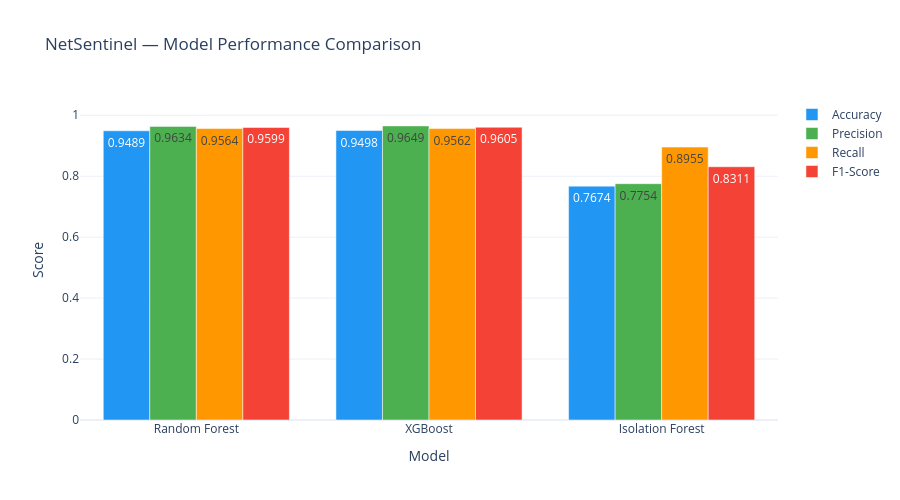

Write notebook code for a chart like this one.
### Code cell
# 6.2 — Performance Comparison Bar Chart
fig = go.Figure()

metrics = ['Accuracy', 'Precision', 'Recall', 'F1-Score']
colors = ['#2196F3', '#4CAF50', '#FF9800', '#F44336']

for i, metric in enumerate(metrics):
    fig.add_trace(go.Bar(
        name=metric,
        x=results_df['Model'],
        y=results_df[metric],
        marker_color=colors[i],
        text=results_df[metric].round(4),
        textposition='auto',
    ))

fig.update_layout(
    title='NetSentinel — Model Performance Comparison',
    xaxis_title='Model',
    yaxis_title='Score',
    barmode='group',
    height=500,
    yaxis=dict(range=[0, 1.05]),
    template='plotly_white'
)
fig.show()

### Figure 1 — Plotly figure (JSON) as saved in the notebook; plotly's stock layout.template omitted (floating-point values rounded to 4 significant figures)
{"data": [{"marker": {"color": "#2196F3"}, "name": "Accuracy", "text": [0.9489, 0.9498, 0.7674], "textposition": "auto", "type": "bar", "x": ["Random Forest", "XGBoost", "Isolation Forest"], "y": [0.9489, 0.9498, 0.7674]}, {"marker": {"color": "#4CAF50"}, "name": "Precision", "text": [0.9634, 0.9649, 0.7754], "textposition": "auto", "type": "bar", "x": ["Random Forest", "XGBoost", "Isolation Forest"], "y": [0.9634, 0.9649, 0.7754]}, {"marker": {"color": "#FF9800"}, "name": "Recall", "text": [0.9564, 0.9562, 0.8955], "textposition": "auto", "type": "bar", "x": ["Random Forest", "XGBoost", "Isolation Forest"], "y": [0.9564, 0.9562, 0.8955]}, {"marker": {"color": "#F44336"}, "name": "F1-Score", "text": [0.9599, 0.9605, 0.8311], "textposition": "auto", "type": "bar", "x": ["Random Forest", "XGBoost", "Isolation Forest"], "y": [0.9599, 0.9605, 0.8311]}], "layout": {"barmode": "group", "height": 500, "title": {"text": "NetSentinel — Model Performance Comparison"}, "xaxis": {"title": {"text": "Model"}}, "yaxis": {"range": [0, 1.05], "title": {"text": "Score"}}}}
